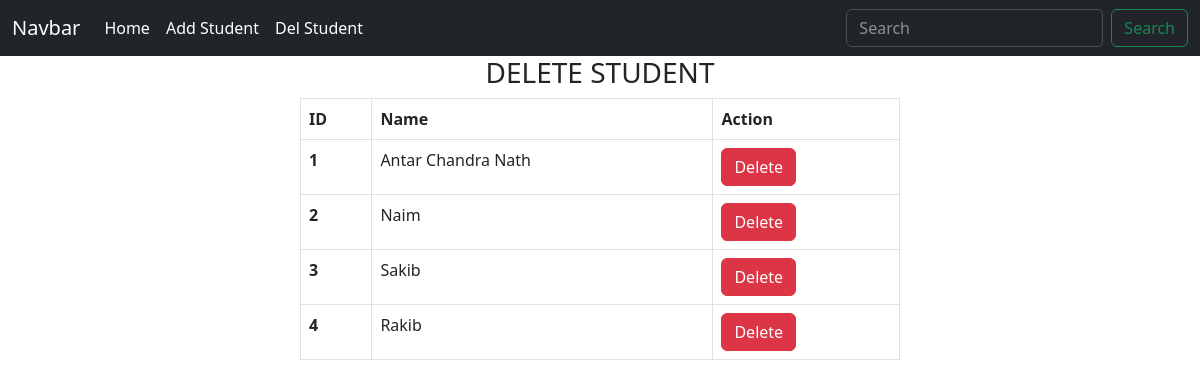
The app's page /show_student/ with its own data.
### first_app/models.py (models this page shows, shortened)
class StudentModel(models.Model):
    roll = models.IntegerField(primary_key=True)
    name = models.CharField(max_length=20)
    class_name = models.CharField(max_length=10)
    address = models.TextField(blank=True)

### first_app/views.py (the view)
# urls.py: path('show_student/', views.show_student, name = 'show_student'),
def show_student(request):
    student = StudentModel.objects.all()
    return render(request, 'first_app/delete_student.html', {'data' : student})

### first_app/templates/first_app/delete_student.html (shortened to what this page needs)
{% extends 'base.html' %}
{% block content %}
    <h3 style="text-align:center">DELETE STUDENT</h3>
    {% if data %}
    <table class="table table-bordered", style="width:50%; height:50%; margin:auto">
        <thead>
          <tr>
            <th scope="col">ID</th>
            <th scope="col">Name</th>
            <th scope="col">Action</th>
          </tr>
        </thead>
        <tbody>
          {% for st in data %}
          <tr>
            <th scope="row">{{st.roll}}</th>
            <td>{{st.name}}</td>
            <td><a class="btn btn-danger" href="{% url 'delete_student' st.roll %}">Delete</a></td>
          </tr>
          {% endfor %}
        </tbody>
      </table>
    {% else %}
        <h3>No data available to show</h3>
    {% endif %}
{% endblock content %}

### records on screen
StudentModel: roll "1", name "Antar Chandra Nath"
StudentModel: roll "2", name "Naim"
StudentModel: roll "3", name "Sakib"
StudentModel: roll "4", name "Rakib"
